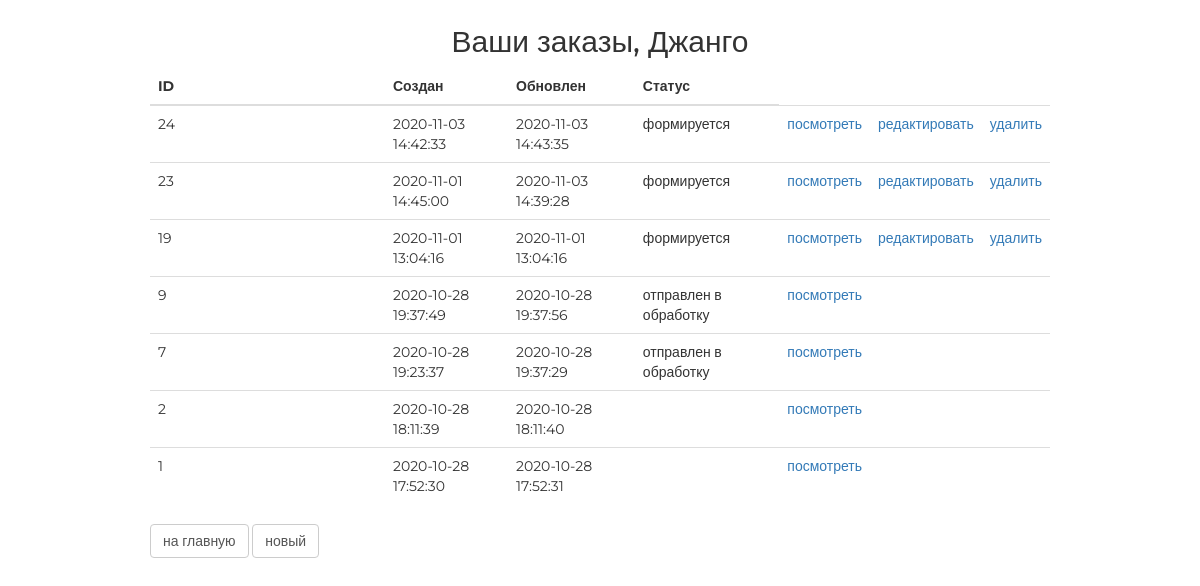
Screenshot of /order/ (signed in) with the database file from the repository.
### authapp/models.py (models this page shows, shortened)
class ShopUser(AbstractUser):
    avatar = models.ImageField(upload_to='users_avatars', blank=True, verbose_name='аватарка')
    age = models.PositiveSmallIntegerField(verbose_name='возраст', default=18)
    activation_key = models.CharField(max_length=128, blank=True)
    activation_key_expires = models.DateTimeField(default=(now() + timedelta(hours=48)))

### orderapp/models.py (models this page shows, shortened)
class Order(models.Model):
    FORMING = 'FM'
    SENT_TO_PROCEED = 'STP'
    PROCEEDED = 'PRD'
    PAID = 'PD'
    READY = 'RD'
    CANCEL = 'CNC'
    ORDER_STATUSES = (
        (FORMING, 'формируется'),
        (SENT_TO_PROCEED, 'отправлен в обработку'),
        (PAID, 'оплачен'),
        (PROCEEDED, 'обрабатывается'),
        (READY, 'готов к выдаче'),
        (CANCEL, 'отменен'),
    )
    user = models.ForeignKey(settings.AUTH_USER_MODEL, on_delete=models.CASCADE, verbose_name='Пользователь')
    created = models.DateTimeField(auto_now_add=True, verbose_name='Дата создания')
    updated = models.DateTimeField(auto_now=True, verbose_name='Дата изменения')
    status = models.CharField(max_length=3, choices=ORDER_STATUSES, verbose_name='Статус', default=FORMING)
    is_active = models.BooleanField(default=True, verbose_name='Активен')
    class Meta:
        ordering = ('-created',)
        verbose_name = 'заказ'
        verbose_name_plural = 'заказы'

### orderapp/views.py (the view)
# urls.py: path('', orderapp.OrderList.as_view(), name='orders_list'),
class OrderList(ListView):
    model = Order
    def get_queryset(self):
        return Order.objects.filter(user=self.request.user)

### mainapp/context_processors.py (called while the page is built)
def basket(request):
    basket_items = []
    if request.user.is_authenticated:
        basket_items = Basket.objects.filter(user=request.user)
    return {
        'basket': basket_items
    }

### orderapp/templates/orderapp/order_list.html
{% extends 'orderapp/base.html' %}
{% load static %}
{% block content %}
   <div class="h2 text-center head">
       Ваши заказы,
       {% if user.first_name %}
           {{ user.first_name|title}}
       {% else %}
           Пользователь
       {% endif %}
   </div>
   <table class="table orders_list">
       <thead>
         <tr>
           <th>ID</th>
           <th>Создан</th>
           <th>Обновлен</th>
           <th>Статус</th>
         </tr>
       </thead>
        <tbody>
           {% for item in object_list %}
               {% if item.is_active %}
               <tr>
                   <td class="td1 orders_list">{{ item.pk }}</td>
                   <td>{{ item.created|date:"Y-m-d H:i:s" }}</td>
                   <td>{{ item.updated|date:"Y-m-d H:i:s" }}</td>
                   <td>{{ item.get_status_display }}</td>
                   <td>
                       <a href="{% url 'orderapp:order_read' item.pk %}">
                           посмотреть
                       </a>
                   </td>
                   <td>
                       {% if item.status == 'FM' %}
                         <a href="{% url 'orderapp:order_update' item.pk %}">
                           редактировать
                         </a>
                       {% endif %}
                   </td>
                   <td>
                       {% if item.status == 'FM' %}
                         <a href="{% url 'orderapp:order_delete' item.pk %}">
                             удалить
                         </a>
                       {% endif %}
                   </td>
               </tr>
               {% endif %}
           {% endfor %}
       </tbody>
   </table>
   <button class="btn btn-default btn-round">
       <a href="{% url 'main' %}">
           на главную
       </a>
   </button>
   <button class="btn btn-default btn-round">
       <a href="{% url 'orderapp:order_create' %}">
           новый
       </a>
   </button>
{% endblock %}

### static/style.css (style rules this page uses)
* { margin: 0; padding: 0; }
body { font-family: 'Montserrat', sans-serif; }
html, body { height: 100%; }
table { width: 100%; }
td:first-child { width: 235px; }
.order_container button a { text-decoration: none; color: #555; }

### rows the page displays
ShopUser: first_name "Джанго"
Order: pk "24", created "2020-11-03 14:42:33", updated "2020-11-03 14:43:35", status "формируется", shows "редактировать", shows "удалить"
Order: pk "23", created "2020-11-01 14:45:00", updated "2020-11-03 14:39:28", status "формируется", shows "редактировать", shows "удалить"
Order: pk "19", created "2020-11-01 13:04:16", updated "2020-11-01 13:04:16", status "формируется", shows "редактировать", shows "удалить"
Order: pk "9", created "2020-10-28 19:37:49", updated "2020-10-28 19:37:56", status "отправлен в обработку"
Order: pk "7", created "2020-10-28 19:23:37", updated "2020-10-28 19:37:29", status "отправлен в обработку"
Order: pk "2", created "2020-10-28 18:11:39", updated "2020-10-28 18:11:40"
Order: pk "1", created "2020-10-28 17:52:30", updated "2020-10-28 17:52:31"
